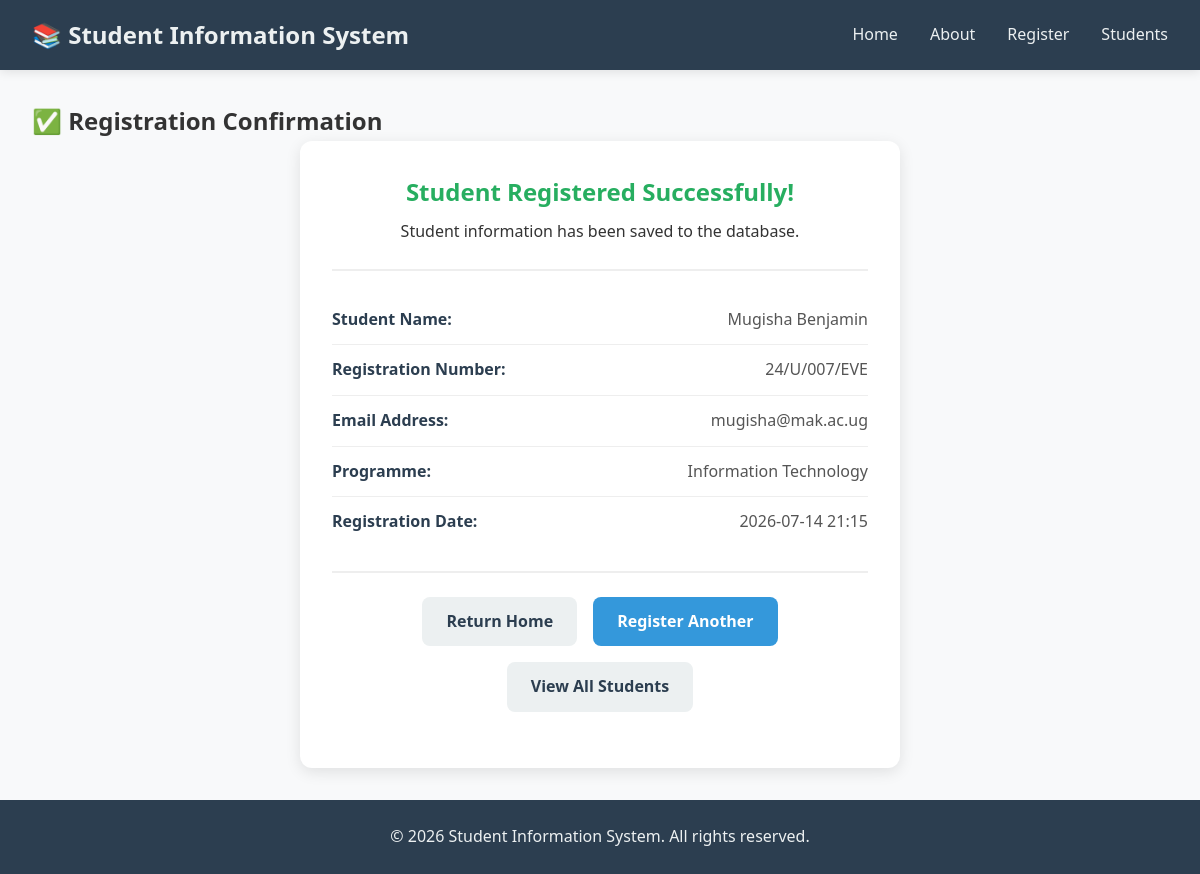
The page /student/Mugisha Benjamin on the database its author committed.
### models.py (models this page shows, shortened)
class Student(db.Model):
    __tablename__ = 'students'
    id = db.Column(db.Integer, primary_key=True)
    student_name = db.Column(db.String(100), nullable=False)
    registration_number = db.Column(db.String(50), unique=True, nullable=False)
    email = db.Column(db.String(100), unique=True, nullable=False)
    programme = db.Column(db.String(100), nullable=False)
    registration_date = db.Column(db.DateTime, default=datetime.utcnow)
    is_active = db.Column(db.Boolean, default=True)

### app.py (the view)
@app.route('/student/<name>')
def student_profile(name):
    students = get_student_by_name(name)
    if students:
        return render_template('confirmation.html', student=students[0])
    else:
        flash('Student not found!', 'error')
        return redirect(url_for('register'))

### database.py (called while the page is built)
def get_student_by_name(name):
    return Student.query.filter(
        Student.student_name.contains(name),
        Student.is_active == True
    ).all()

### templates/confirmation.html (shortened to what this page needs)
{% extends "base.html" %}
{% block content %}
    <section class="confirmation-page">
        <h2>✅ Registration Confirmation</h2>
        <div class="confirmation-card">
            <div class="confirmation-header">
                <h3>Student Registered Successfully!</h3>
                <p>Student information has been saved to the database.</p>
            </div>
            <div class="student-details">
                <div class="detail-item">
                    <span class="detail-label">Student Name:</span>
                    <span class="detail-value">{{ student.student_name }}</span>
                </div>
                <div class="detail-item">
                    <span class="detail-label">Registration Number:</span>
                    <span class="detail-value">{{ student.registration_number }}</span>
                </div>
                <div class="detail-item">
                    <span class="detail-label">Email Address:</span>
                    <span class="detail-value">{{ student.email }}</span>
                </div>
                <div class="detail-item">
                    <span class="detail-label">Programme:</span>
                    <span class="detail-value">{{ student.programme }}</span>
                </div>
                <div class="detail-item">
                    <span class="detail-label">Registration Date:</span>
                    <span class="detail-value">{{ student.registration_date.strftime('%Y-%m-%d %H:%M') }}</span>
                </div>
            </div>
            <div class="confirmation-actions">
                <a href="{{ url_for('home') }}" class="btn btn-secondary">Return Home</a>
                <a href="{{ url_for('register') }}" class="btn btn-primary">Register Another</a>
                <a href="{{ url_for('students_list') }}" class="btn btn-secondary">View All Students</a>
            </div>
        </div>
    </section>
{% endblock %}

### static/style.css (style rules this page uses)
* { margin: 0; padding: 0; box-sizing: border-box; }
body { font-family: 'Segoe UI', Tahoma, Geneva, Verdana, sans-serif; line-height: 1.6; color: #333; background-color: #f8f9fa; min-height: 100vh; display: flex; flex-direction: column; }
.btn { display: inline-block; padding: 0.75rem 1.5rem; border: none; border-radius: 8px; font-size: 1rem; font-weight: 600; cursor: pointer; text-decoration: none; transition: background-color 0.3s ease, transform 0.2s ease; }
.btn-primary { background-color: #3498db; color: white; }
.btn-secondary { background-color: #ecf0f1; color: #2c3e50; }
.confirmation-card { background: white; padding: 2rem; border-radius: 12px; box-shadow: 0 4px 15px rgba(0, 0, 0, 0.1); max-width: 600px; margin: 0 auto; }
.confirmation-header { text-align: center; padding-bottom: 1.5rem; border-bottom: 2px solid #eee; margin-bottom: 1.5rem; }
.confirmation-header h3 { color: #27ae60; font-size: 1.5rem; margin-bottom: 0.5rem; }
.student-details { margin: 1.5rem 0; }
.detail-item { display: flex; justify-content: space-between; padding: 0.75rem 0; border-bottom: 1px solid #eee; }
.detail-item:last-child { border-bottom: none; }
.detail-label { font-weight: 600; color: #2c3e50; }
.detail-value { color: #555; }
.confirmation-actions { display: flex; gap: 1rem; justify-content: center; flex-wrap: wrap; margin: 1.5rem 0; padding-top: 1.5rem; border-top: 2px solid #eee; }

### rows shown on the page
Student: student_name "Mugisha Benjamin", registration_number "24/U/007/EVE", email "mugisha@mak.ac.ug", programme "Information Technology", registration_date "2026-07-14 21:15"
